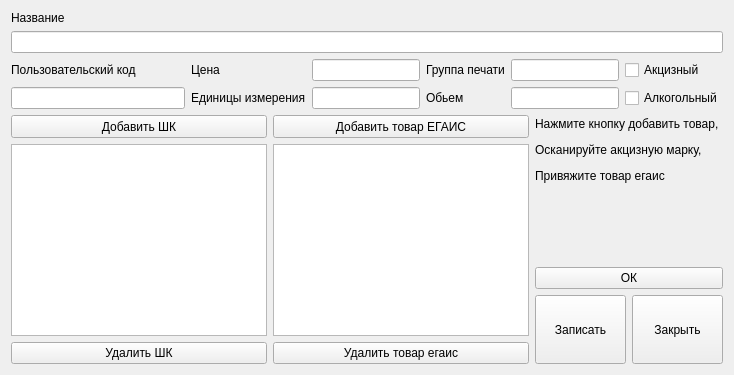
<?xml version="1.0" encoding="UTF-8"?>
<ui version="4.0">
 <class>goods_card</class>
 <widget class="QWidget" name="goods_card">
  <property name="enabled">
   <bool>true</bool>
  </property>
  <property name="geometry">
   <rect>
    <x>0</x>
    <y>0</y>
    <width>734</width>
    <height>375</height>
   </rect>
  </property>
  <property name="sizePolicy">
   <sizepolicy hsizetype="Minimum" vsizetype="Minimum">
    <horstretch>0</horstretch>
    <verstretch>0</verstretch>
   </sizepolicy>
  </property>
  <property name="windowTitle">
   <string>Карточка товара</string>
  </property>
  <layout class="QGridLayout" name="gridLayout">
   <item row="1" column="0" rowspan="4">
    <layout class="QVBoxLayout" name="verticalLayout_6">
     <item>
      <widget class="QPushButton" name="add_barcode">
       <property name="enabled">
        <bool>true</bool>
       </property>
       <property name="sizePolicy">
        <sizepolicy hsizetype="Minimum" vsizetype="Minimum">
         <horstretch>0</horstretch>
         <verstretch>0</verstretch>
        </sizepolicy>
       </property>
       <property name="focusPolicy">
        <enum>Qt::NoFocus</enum>
       </property>
       <property name="text">
        <string>Добавить ШК</string>
       </property>
      </widget>
     </item>
     <item>
      <widget class="QTableView" name="view_barcode">
       <property name="enabled">
        <bool>true</bool>
       </property>
       <property name="sizePolicy">
        <sizepolicy hsizetype="Minimum" vsizetype="Minimum">
         <horstretch>0</horstretch>
         <verstretch>0</verstretch>
        </sizepolicy>
       </property>
       <property name="focusPolicy">
        <enum>Qt::NoFocus</enum>
       </property>
       <property name="tabKeyNavigation">
        <bool>false</bool>
       </property>
      </widget>
     </item>
     <item>
      <widget class="QPushButton" name="del_barcode">
       <property name="enabled">
        <bool>true</bool>
       </property>
       <property name="sizePolicy">
        <sizepolicy hsizetype="Minimum" vsizetype="Minimum">
         <horstretch>0</horstretch>
         <verstretch>0</verstretch>
        </sizepolicy>
       </property>
       <property name="focusPolicy">
        <enum>Qt::NoFocus</enum>
       </property>
       <property name="text">
        <string>Удалить ШК</string>
       </property>
      </widget>
     </item>
    </layout>
   </item>
   <item row="4" column="3">
    <widget class="QPushButton" name="cancel">
     <property name="enabled">
      <bool>true</bool>
     </property>
     <property name="sizePolicy">
      <sizepolicy hsizetype="Minimum" vsizetype="Minimum">
       <horstretch>0</horstretch>
       <verstretch>0</verstretch>
      </sizepolicy>
     </property>
     <property name="text">
      <string>Закрыть</string>
     </property>
    </widget>
   </item>
   <item row="1" column="1" rowspan="4">
    <layout class="QVBoxLayout" name="verticalLayout_7">
     <item>
      <widget class="QPushButton" name="addEgaisGood">
       <property name="enabled">
        <bool>true</bool>
       </property>
       <property name="sizePolicy">
        <sizepolicy hsizetype="Minimum" vsizetype="Minimum">
         <horstretch>0</horstretch>
         <verstretch>0</verstretch>
        </sizepolicy>
       </property>
       <property name="focusPolicy">
        <enum>Qt::NoFocus</enum>
       </property>
       <property name="text">
        <string>Добавить товар ЕГАИС</string>
       </property>
      </widget>
     </item>
     <item>
      <widget class="QTableView" name="egais_goods">
       <property name="enabled">
        <bool>true</bool>
       </property>
       <property name="sizePolicy">
        <sizepolicy hsizetype="Minimum" vsizetype="Minimum">
         <horstretch>0</horstretch>
         <verstretch>0</verstretch>
        </sizepolicy>
       </property>
       <property name="focusPolicy">
        <enum>Qt::NoFocus</enum>
       </property>
      </widget>
     </item>
     <item>
      <widget class="QPushButton" name="removeEgais">
       <property name="enabled">
        <bool>true</bool>
       </property>
       <property name="sizePolicy">
        <sizepolicy hsizetype="Minimum" vsizetype="Minimum">
         <horstretch>0</horstretch>
         <verstretch>0</verstretch>
        </sizepolicy>
       </property>
       <property name="focusPolicy">
        <enum>Qt::NoFocus</enum>
       </property>
       <property name="text">
        <string>Удалить товар егаис</string>
       </property>
      </widget>
     </item>
    </layout>
   </item>
   <item row="4" column="2">
    <widget class="QPushButton" name="pushButton_3">
     <property name="enabled">
      <bool>true</bool>
     </property>
     <property name="sizePolicy">
      <sizepolicy hsizetype="Minimum" vsizetype="Minimum">
       <horstretch>0</horstretch>
       <verstretch>0</verstretch>
      </sizepolicy>
     </property>
     <property name="focusPolicy">
      <enum>Qt::NoFocus</enum>
     </property>
     <property name="text">
      <string>Записать</string>
     </property>
    </widget>
   </item>
   <item row="0" column="0" colspan="4">
    <layout class="QVBoxLayout" name="verticalLayout_9">
     <property name="sizeConstraint">
      <enum>QLayout::SetDefaultConstraint</enum>
     </property>
     <item>
      <widget class="QLabel" name="label">
       <property name="enabled">
        <bool>true</bool>
       </property>
       <property name="text">
        <string>Название</string>
       </property>
       <property name="buddy">
        <cstring>goods_edit</cstring>
       </property>
      </widget>
     </item>
     <item>
      <widget class="QLineEdit" name="goods_edit">
       <property name="enabled">
        <bool>true</bool>
       </property>
      </widget>
     </item>
     <item>
      <layout class="QHBoxLayout" name="horizontalLayout_3">
       <item>
        <layout class="QVBoxLayout" name="verticalLayout_5">
         <item>
          <widget class="QLabel" name="label_4">
           <property name="enabled">
            <bool>true</bool>
           </property>
           <property name="text">
            <string>Пользовательский код</string>
           </property>
           <property name="buddy">
            <cstring>code_edit</cstring>
           </property>
          </widget>
         </item>
         <item>
          <widget class="QLineEdit" name="code_edit">
           <property name="enabled">
            <bool>true</bool>
           </property>
          </widget>
         </item>
        </layout>
       </item>
       <item>
        <layout class="QHBoxLayout" name="horizontalLayout_2">
         <item>
          <layout class="QVBoxLayout" name="verticalLayout_4">
           <item>
            <widget class="QLabel" name="label_2">
             <property name="enabled">
              <bool>true</bool>
             </property>
             <property name="text">
              <string>Цена</string>
             </property>
             <property name="buddy">
              <cstring>price_edit</cstring>
             </property>
            </widget>
           </item>
           <item>
            <widget class="QLabel" name="label_3">
             <property name="enabled">
              <bool>true</bool>
             </property>
             <property name="text">
              <string>Единицы измерения</string>
             </property>
             <property name="buddy">
              <cstring>units_edit</cstring>
             </property>
            </widget>
           </item>
          </layout>
         </item>
         <item>
          <layout class="QVBoxLayout" name="verticalLayout_3">
           <item>
            <widget class="QLineEdit" name="price_edit">
             <property name="enabled">
              <bool>true</bool>
             </property>
             <property name="frame">
              <bool>true</bool>
             </property>
            </widget>
           </item>
           <item>
            <widget class="QLineEdit" name="units_edit">
             <property name="enabled">
              <bool>true</bool>
             </property>
            </widget>
           </item>
          </layout>
         </item>
        </layout>
       </item>
       <item>
        <layout class="QHBoxLayout" name="horizontalLayout">
         <item>
          <layout class="QVBoxLayout" name="verticalLayout_2">
           <item>
            <widget class="QLabel" name="label_6">
             <property name="enabled">
              <bool>true</bool>
             </property>
             <property name="text">
              <string>Группа печати</string>
             </property>
             <property name="buddy">
              <cstring>group_edit</cstring>
             </property>
            </widget>
           </item>
           <item>
            <widget class="QLabel" name="label_7">
             <property name="enabled">
              <bool>true</bool>
             </property>
             <property name="text">
              <string>Обьем</string>
             </property>
             <property name="buddy">
              <cstring>volume_edit</cstring>
             </property>
            </widget>
           </item>
          </layout>
         </item>
         <item>
          <layout class="QVBoxLayout" name="verticalLayout">
           <item>
            <widget class="QLineEdit" name="group_edit">
             <property name="enabled">
              <bool>true</bool>
             </property>
            </widget>
           </item>
           <item>
            <widget class="QLineEdit" name="volume_edit">
             <property name="enabled">
              <bool>true</bool>
             </property>
            </widget>
           </item>
          </layout>
         </item>
        </layout>
       </item>
       <item>
        <layout class="QVBoxLayout" name="verticalLayout_8">
         <item>
          <widget class="QCheckBox" name="excise">
           <property name="enabled">
            <bool>true</bool>
           </property>
           <property name="sizePolicy">
            <sizepolicy hsizetype="Minimum" vsizetype="Minimum">
             <horstretch>0</horstretch>
             <verstretch>0</verstretch>
            </sizepolicy>
           </property>
           <property name="text">
            <string>Акцизный</string>
           </property>
          </widget>
         </item>
         <item>
          <widget class="QCheckBox" name="alcohol">
           <property name="enabled">
            <bool>true</bool>
           </property>
           <property name="sizePolicy">
            <sizepolicy hsizetype="Minimum" vsizetype="Minimum">
             <horstretch>0</horstretch>
             <verstretch>0</verstretch>
            </sizepolicy>
           </property>
           <property name="text">
            <string>Алкогольный</string>
           </property>
          </widget>
         </item>
        </layout>
       </item>
      </layout>
     </item>
    </layout>
   </item>
   <item row="1" column="2" colspan="2">
    <widget class="QLabel" name="label_5">
     <property name="enabled">
      <bool>true</bool>
     </property>
     <property name="sizePolicy">
      <sizepolicy hsizetype="Minimum" vsizetype="Minimum">
       <horstretch>0</horstretch>
       <verstretch>0</verstretch>
      </sizepolicy>
     </property>
     <property name="text">
      <string>&lt;html&gt;&lt;head/&gt;&lt;body&gt;&lt;p&gt;Нажмите кнопку добавить товар, &lt;/p&gt;&lt;p&gt;Осканируйте акцизную марку, &lt;/p&gt;&lt;p&gt;Привяжите товар егаис&lt;/p&gt;&lt;/body&gt;&lt;/html&gt;</string>
     </property>
    </widget>
   </item>
   <item row="3" column="2" colspan="2">
    <widget class="QPushButton" name="pushButton">
     <property name="text">
      <string>ОК</string>
     </property>
    </widget>
   </item>
  </layout>
 </widget>
 <resources/>
 <connections/>
</ui>
